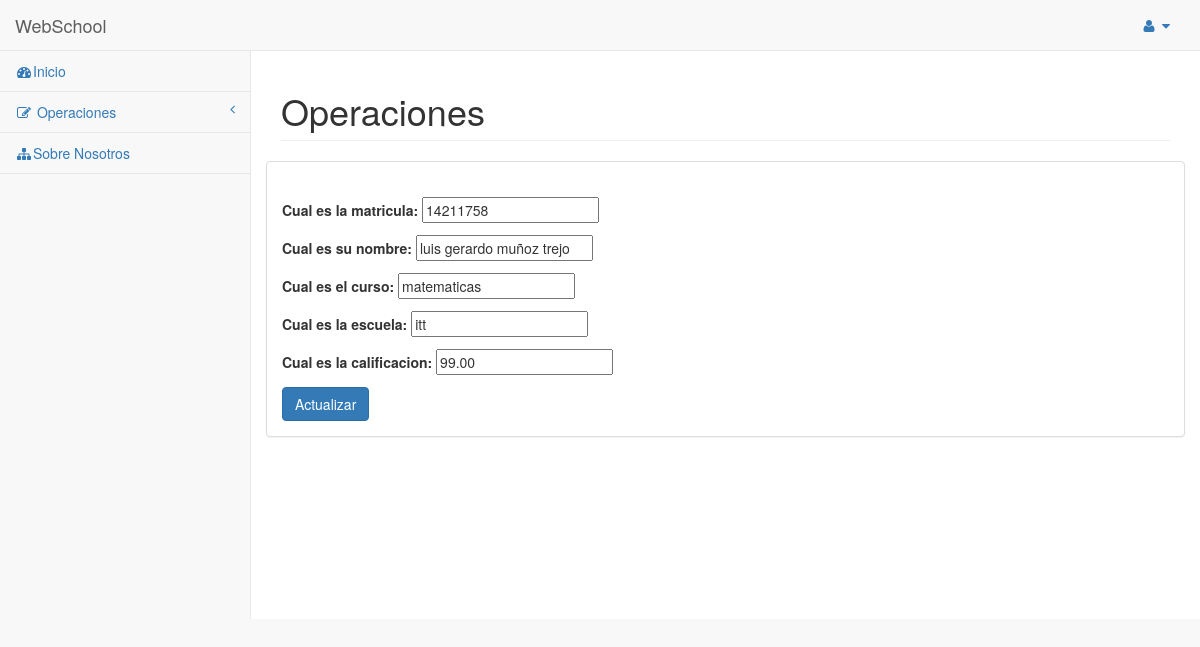
Screenshot of /alumnos/editar/14211758/ with the database file from the repository.
### alumnos/models.py (models this page shows, shortened)
class Alumnos(models.Model):
    Matricula = models.CharField(max_length=200, blank=False)
    Nombre = models.CharField(max_length=200, blank=False)
    Escuela = models.CharField(max_length=200, blank=False)
    Curso = models.CharField(max_length= 200, blank=True, default='programacion')
    Calificacion = models.DecimalField(max_digits=5, decimal_places=2)
    slug  = models.SlugField(blank=True)

### alumnos/views.py (the view)
# urls.py: url(r'^editar/(?P<slug>[\w-]+)/$', ActualizarAlumno.as_view(), name='detalle_slug'),
class ActualizarAlumno(MultiSlugMixin, UpdateView):
    model = Alumnos
    form_class = AlumnosModelForm
    success_url = "/alumnos/lista/"
    def get_context_data(self, *args, **kwargs):
        context = super(ActualizarAlumno, self).get_context_data(*args, **kwargs)
        context["submit_btn"]="Actualizar"
        return context

### alumnos/forms.py (shortened to what this page needs)
class AlumnosModelForm(forms.ModelForm):
    class Meta:
        model = Alumnos
        fields =[
            "Matricula",
            "Nombre",
            "Curso",
            "Escuela",
            "Calificacion",
        ]
        labels = {
            "Matricula": "Cual es la matricula",
            "Nombre": "Cual es su nombre",
            "Curso": "Cual es el curso",
            "Escuela":"Cual es la escuela",
            "Calificacion":"Cual es la calificacion",
        }
        widgets = {
            "Matricula": forms.TextInput(attrs={'placeholder': 'Introduzca la matricula'}),
            "Nombre":forms.TextInput(attrs={'placeholder': 'Introduzca el nombre'}),
            "Curso":forms.TextInput(attrs={'placeholder': 'Introduzca el curso'}),
            "Escuela": forms.TextInput(attrs={'placeholder': 'Introduzca la escuela'}),
            "Calificacion":forms.NumberInput(),
        }

### WebSchool/multipleslug.py (called while the page is built)
    def get_object(self, *args, **kwargs):
        print self.kwargs
        slug = self.kwargs.get("slug")
        print slug
        ModelClass = self.model
        if slug is not None:
            try:
                obj = get_object_or_404(ModelClass, slug=slug)
            except:
                obj = ModelClass.objects.filter(slug=slug).order_by("-Nombre").first()
        else:
            obj = super(MultiSlugMixin, self).get_object(*args, **kwargs)
        return obj

### templates/alumnos/alumnos_form.html
{% extends "otro.html" %}
{%block content%}
{%include "form.html" with form=form submit_btn=submit_btn%}
{%endblock%}

### templates/form.html (shortened to what this page needs)
    <form action="" method="POST">{% csrf_token %}
      {{form.as_p}}
      <input type="submit" class="btn btn-primary" name="" value="{{submit_btn}}">
    </form>

### rows the page displays
Alumnos: Matricula "14211758", Nombre "luis gerardo muñoz trejo", Curso "matematicas", Escuela "itt", Calificacion "99.00"
